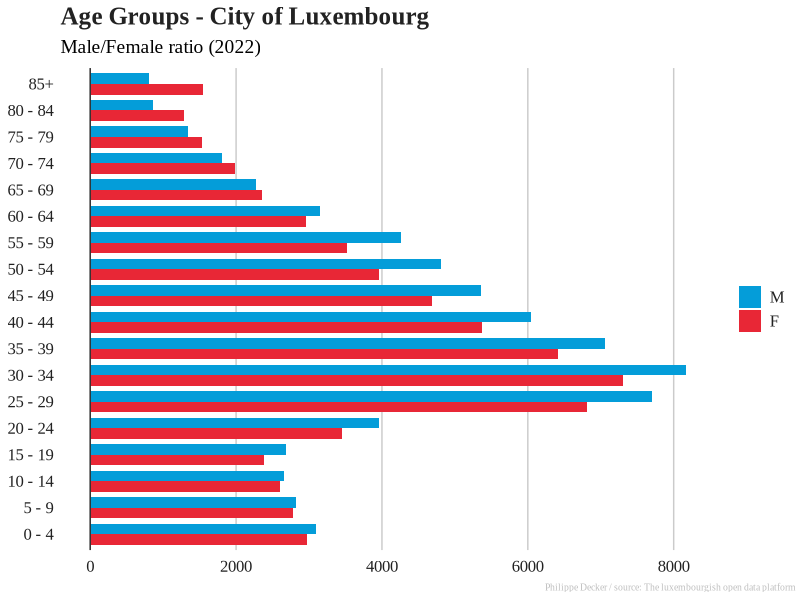
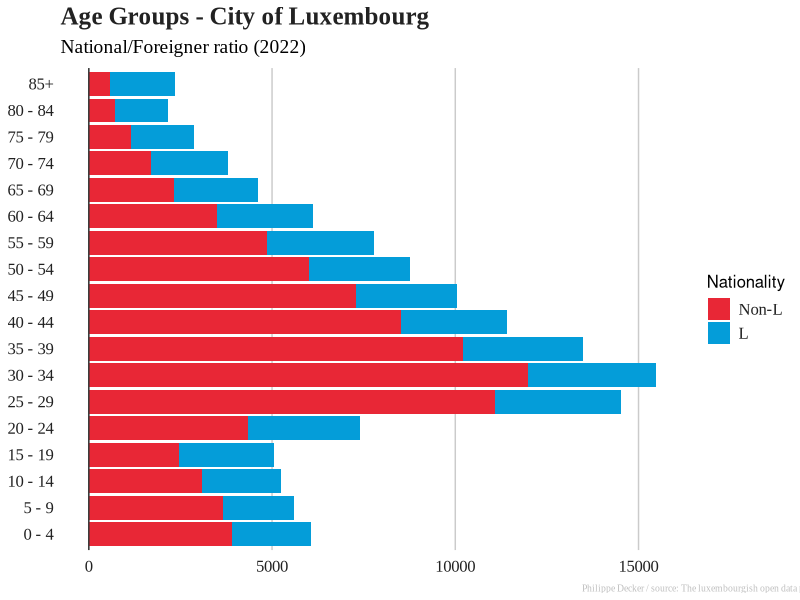
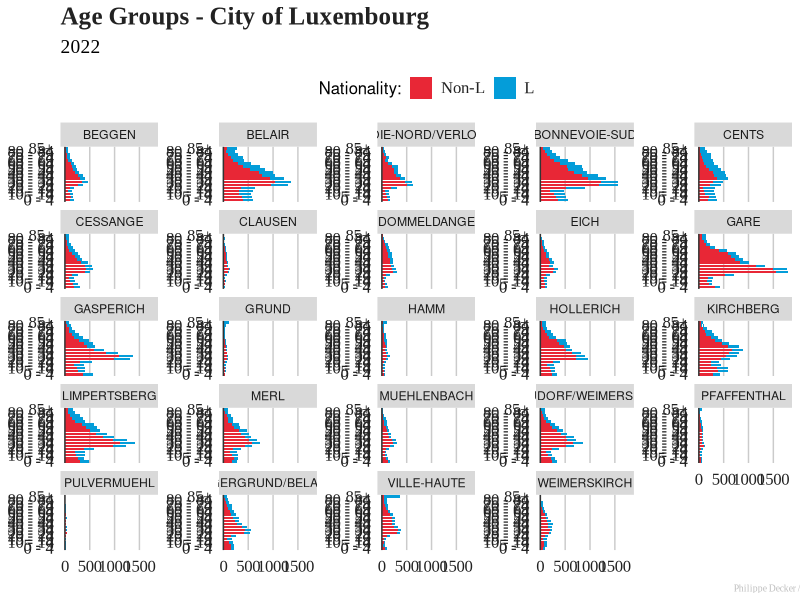
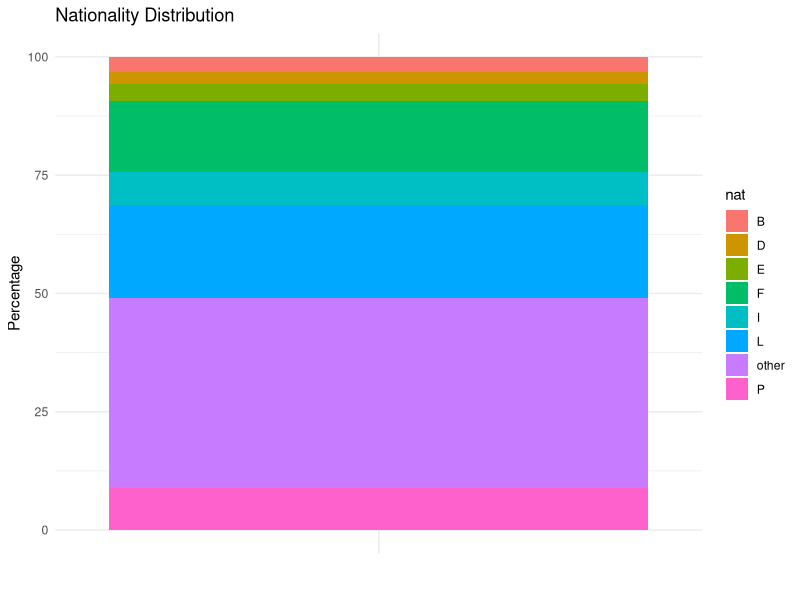

Generate these figures, in order, with R:
library(readr)
library(dplyr)
library(ggplot2)
library(tidyr)
library(tidyverse)



popLU_22 <- read_csv2("input/pop_vdl_2022.csv", locale = locale(encoding = "Windows-1252"))  # read_csv2() assumes the delimiter is a ; 
popLU_22_rename <- popLU_22 %>% rename(nat = `Nationalité(s)`,
                                age = Age,
                                sex = Sexe,
                                district = Quartier)


pop_nat <- popLU_22_rename %>% 
  count(nat) %>% 
  arrange(desc(n))


# Define age groups
pop_agegroup <- popLU_22_rename %>%
  mutate(age_groups = cut(age, 
                          breaks = c(-Inf, 4, 9, 14, 19, 24, 29, 34, 39, 44, 
                                     49, 54, 59, 64, 69, 74, 79, 84, Inf),
                          labels = c("0 - 4", "5 - 9", "10 - 14", "15 - 19", "20 - 24", 
                                     "25 - 29", "30 - 34", "35 - 39", "40 - 44", 
                                     "45 - 49", "50 - 54", "55 - 59", "60 - 64", 
                                     "65 - 69", "70 - 74", "75 - 79", "80 - 84", "85+"),
                          right = TRUE))  # Includes the upper bound in each group


pop_agegroup %>% count(age_groups) %>% 
  arrange(desc(n))

# Summarize the population by age group and sex


pop_summary <- pop_agegroup %>%
  mutate(nationality_L = ifelse(grepl("L", nat), "L", "Non-L")) %>%  # Create two nationality categories
  group_by(age_groups, sex, nationality_L, district) %>%
  summarise(count = n(), .groups = "drop") %>% #.groups = "drop" → Removes all grouping, so the resulting dataframe is ungrouped
  mutate(count = ifelse(sex == "Male", -count, count))  # Negate male values for pyramid effect


pop_summary_sex <- pop_agegroup %>%
  group_by(age_groups, sex) %>%
  summarise(count = n(), .groups = "drop") %>% 
  mutate(count = ifelse(sex == "Male", -count, count)) 

pop_summary_nat <- pop_agegroup %>%
  mutate(nationality_L = ifelse(grepl("L", nat), "L", "Non-L")) %>%  # Create two nationality categories
  group_by(age_groups, nationality_L) %>%
  summarise(count = n(), .groups = "drop") #.groups = "drop" → Removes all grouping, so the resulting dataframe is ungrouped



## Plot the age pyramid divided by sex
# My theme
#My own data visualization theme

library(scales)
my_style <- function() {     #The first line gives the function a name and indicates that what follows is, in fact, a function definition
  font <- "Times New Roman"        #The code defines a variable called font and assigns it the respective font. This allows later sections to simply use font rather than repeating the font's name multiple times.
  ggplot2::theme(
    plot.title = ggplot2::element_text(
      family = font,
      size = 18,
      face = "bold",
      color = "#222222"
    ),
    plot.subtitle = ggplot2::element_text(
      family = font,
      size = 14,
      margin = ggplot2::margin(2, 0, 8, 0) #specifies spacing between the title and subtitle with the margin() function, specifying the value in points for the top (2), right (0), bottom (8), and left (0) sides
    ),
    plot.caption = ggplot2::element_text(
      family=font,
      size=7,
      color="gray"
      #hjust = -1, 
      #vjust = 1
    ),
    legend.position = "right",
    legend.text.align = 0,
    legend.background = element_blank(),  #This code removes the legend background (which would show up only if the background color of the entire plot weren’t white)
    legend.title = element_blank(), #Removes the title, and the legend key (the borders on the boxes)
    legend.key = element_blank(),
    legend.text = element_text(
      family = font,
      size = 12,
      color = "#222222"
    ),
    axis.title = ggplot2::element_blank(),
    axis.text = ggplot2::element_text(
      family = font,
      size = 12,
      color = "#222222"
    ),
    axis.text.x = ggplot2::element_text(margin = ggplot2::margin(5)),
    axis.ticks = ggplot2::element_blank(),
    axis.line = ggplot2::element_blank(),
    panel.grid.minor = ggplot2::element_blank(),
    panel.grid.major.y = ggplot2::element_blank(),
    panel.grid.major.x = ggplot2::element_line(color = "#cbcbcb"), #or reverse x/y axis code
    panel.background = ggplot2::element_blank()
  )
}







ggplot(pop_summary_sex, aes(x = age_groups, y = count, fill = sex)) +
  geom_bar(stat = "identity", position = "dodge", width = 0.8) +  # position "dodge" ensure bars are side by side, with the width parameter you can make the bars narrower or wider. A value of 1 means the bars will touch each other, while a value less than 1 creates space between them.
  coord_flip() +  # Flip to make it horizontal
  scale_y_continuous(labels = abs) +  # Show absolute values on y-axis
  scale_fill_manual(values = c("M" = "#049DD9", "F" = "#E82736")) +
  labs(title = "Age Groups - City of Luxembourg",
       subtitle = "Male/Female ratio (2022)",
       x = "", 
       y = "",
       caption = "Philippe Decker / source: The luxembourgish open data platform") +
  theme(plot.caption = element_text(hjust = 1.2, vjust = 1)) +
  geom_hline(yintercept = 0, size = 0.5, colour = "#333333") +
    my_style()+
  guides(fill = guide_legend(reverse = TRUE)) #reverses the legend variables


#Plot the age pyramid divided by nationality L/Non-L 
ggplot(pop_summary_nat, aes(x = age_groups, y = count, fill = nationality_L)) +
  geom_bar(stat = "identity", position = "stack") +  
  coord_flip() +  
  scale_y_continuous(labels = abs) +  # Show absolute values on y-axis
  scale_fill_manual(values = c("L" = "#049DD9", "Non-L" = "#E82736"), name = "Nationality") +  # Set custom legend title here +
  labs(title = "Age Groups - City of Luxembourg",
       subtitle = "National/Foreigner ratio (2022)",
       x = "", 
       y = "",
       caption = "Philippe Decker / source: The luxembourgish open data platform") +
  theme(plot.caption = element_text(hjust = 1.4, vjust = 0.5)) +
  geom_hline(yintercept = 0, size = 0.5, colour = "#333333") +
  my_style()+
  guides(fill = guide_legend(reverse = TRUE))+
  theme(
    legend.title = element_text(size = 12, color = "black"),  # Customize legend title style
    legend.text = element_text(size = 12)  # Customize legend text style
  )




#Age pyramid divided by nationality L/Non-L, all districs
ggplot(pop_summary, aes(x = age_groups, y = count, fill = nationality_L)) +
  geom_bar(stat = "identity", position = "stack") +  
  coord_flip() +  
  scale_y_continuous(labels = abs) +  # Show absolute values on y-axis
  scale_fill_manual(values = c("L" = "#049DD9", "Non-L" = "#E82736"), name = "Nationality:") +  # Set custom legend title here +
  labs(title = "Age Groups - City of Luxembourg",
       subtitle = "2022",
       x = "", 
       y = "",
       caption = "Philippe Decker / source: The luxembourgish open data platform") +
  theme(plot.caption = element_text(hjust = 1.4, vjust = 0.5)) +
  geom_hline(yintercept = 0, size = 0.5, colour = "#333333") +
  my_style()+
  guides(fill = guide_legend(reverse = TRUE))+
  theme(
    legend.title = element_text(size = 12, color = "black"),  # Customize legend title style
    legend.text = element_text(size = 12),
    legend.position = "top")+
  facet_wrap(~district, scales = "free_y")



#Creating a stacked bar chart of the nationalities residing in Luxembourg city

pop_agegroup_nat <- pop_agegroup %>% 
  group_by(nat) %>% 
  summarise(count = n(), .groups = "drop") %>% 
  mutate(percentage = round((count / sum(count)) * 100, 0)) %>% 
  mutate(nat = ifelse(percentage < 3, "other", nat)) %>%  # Group small percentages as "other"
  group_by(nat) %>%
  summarise(count = sum(count), .groups = "drop") %>%  # Sum up "other" counts
  mutate(percentage = round((count / sum(count)) * 100, 2))  # Recalculate percentages

ggplot(pop_agegroup_nat, aes(x = "", y = percentage, fill = nat)) +
  geom_bar(stat = "identity", width = 1) +  # Stacked bar chart
  #coord_flip() +  # Flip for better readability
  labs(title = "Nationality Distribution", x = "", y = "Percentage") +
  theme_minimal()  

#Count the number of variables in each district from the dataset pop_agegroup
district_count <- pop_agegroup %>% count(district) %>% arrange(desc(n)) 



